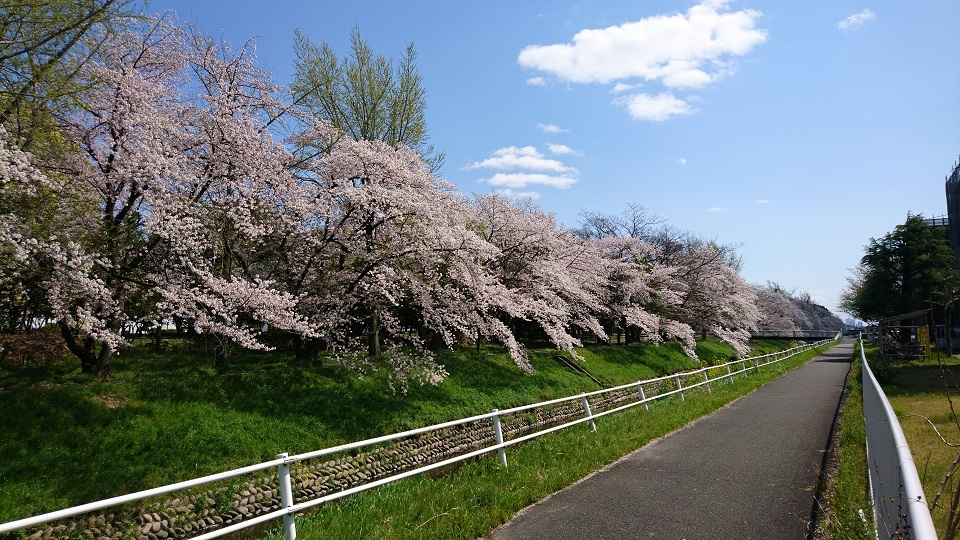
//> input picture imgProc/03/kadai1/sakura.jpg, 960 x 540 px
$ ./03_01_negaposi_k23023   (built with g++ and OpenCV 4)
//> lines starting //> are read from the running program, lines starting //| are printed output that depends on the picture
#include <iostream>
// OpenCV用のヘッダファイル
#include <opencv2/opencv.hpp>
//画像ファイル (サイズは小さめが良い)
#define FILE_NAME "./sakura.jpg"
#define WINDOW_NAME_INPUT "input"
#define WINDOW_NAME_OUTPUT "output"
#define COLOR_NUM (256)
int main(int argc, const char * argv[]) {
 int x, y;
 //画像の入力
 cv::Mat src_img; //画像の型と変数

 src_img = cv::imread(FILE_NAME); //画像の読み込み
//> src_img is the input picture: 540 rows x 960 cols, CV_8UC3; mean B, G, R 116.5, 116.8, 107.5
 if (src_img.empty()) { //入力失敗の場合
 fprintf(stderr, "読み込み失敗\n");
 return (-1);
 }

 cv::Mat gray_img = cv::Mat(src_img.size(), CV_8UC1);//グレースケール画像用のメモリを確保
 cv::Mat dst_img = cv::Mat(src_img.size(), CV_8UC1);//出力画像のメモリ確保

  for(y=0;y<src_img.rows;y++){//グレースケール変換

    for(x=0;x<src_img.cols;x++){

        cv::Vec3b s = src_img.at<cv::Vec3b>(y,x);

        s[0] = s[0];
        s[1] = s[1];
        s[2] = s[2];
        uchar val = 0.114 * s[0] //B
                  + 0.587 * s[1] // G
                  + 0.299 * s[2];// R
        gray_img.at<uchar>(y,x) = val;
    }

 }
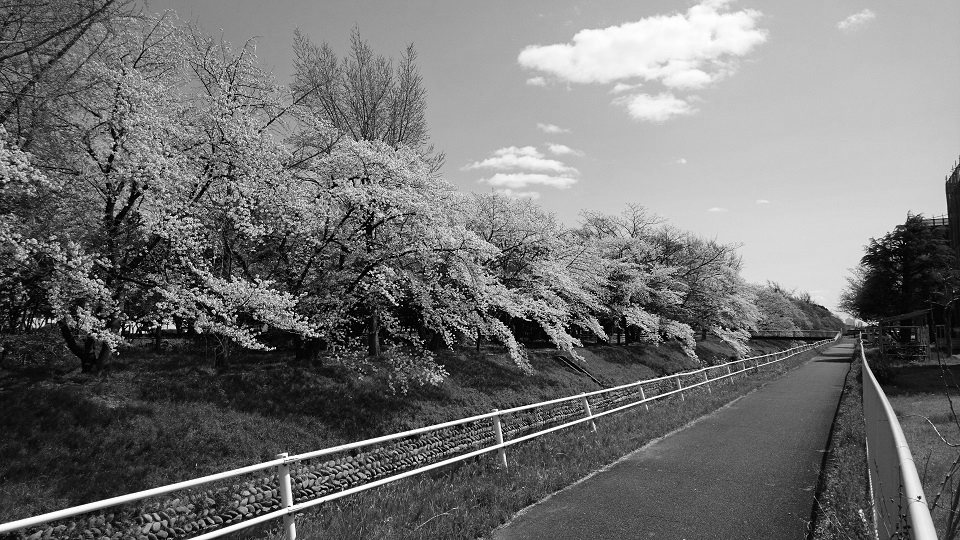
//> gray_img: 540 rows x 960 cols, CV_8UC1; min 0, max 255, mean 113.5


 uchar lut[COLOR_NUM];

 //ネガポジ変換ルックアップデーブルの生成
 for(int i=0;i<COLOR_NUM;i++){
    lut[i] = 255 - i;
 }


  for(y=0;y<dst_img.rows;y++){//縦

    for(x=0;x<dst_img.cols;x++){//横

        uchar s = gray_img.at<uchar>(y,x);
        dst_img.at<uchar>(y,x) = lut[s];
    }

 }
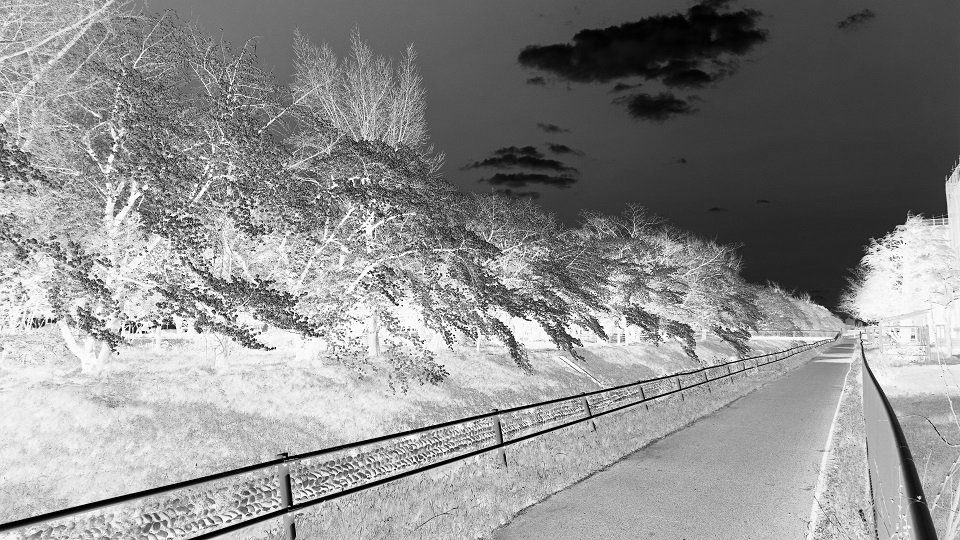
//> dst_img: 540 rows x 960 cols, CV_8UC1; min 0, max 255, mean 141.5


 cv::imshow(WINDOW_NAME_INPUT, src_img);
 cv::imshow(WINDOW_NAME_OUTPUT, dst_img);
 cv::waitKey();
 return 0;
}

$ run again, with imgProc/03/kadai1/03_01_negaposi_k23023.jpg copied over imgProc/03/kadai1/sakura.jpg
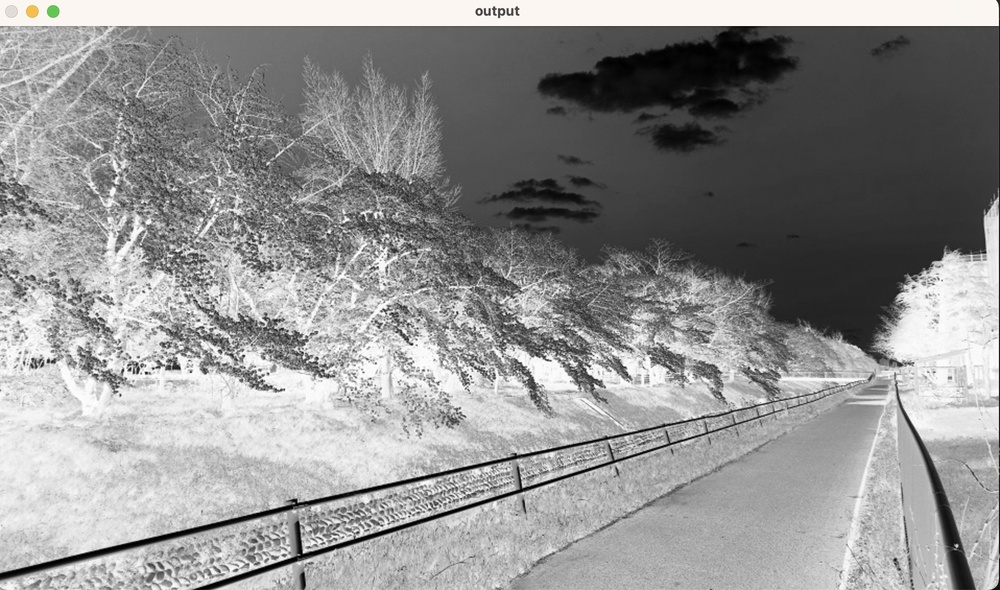
//> input picture imgProc/03/kadai1/03_01_negaposi_k23023.jpg, 1000 x 590 px, shrunk from 1916 x 1130 before the run
//> src_img is the input picture: 590 rows x 1000 cols, CV_8UC3; mean B, G, R 145.5, 145.8, 146
//> after the loop `for(y=0;y<dst_img.rows;y++)`:
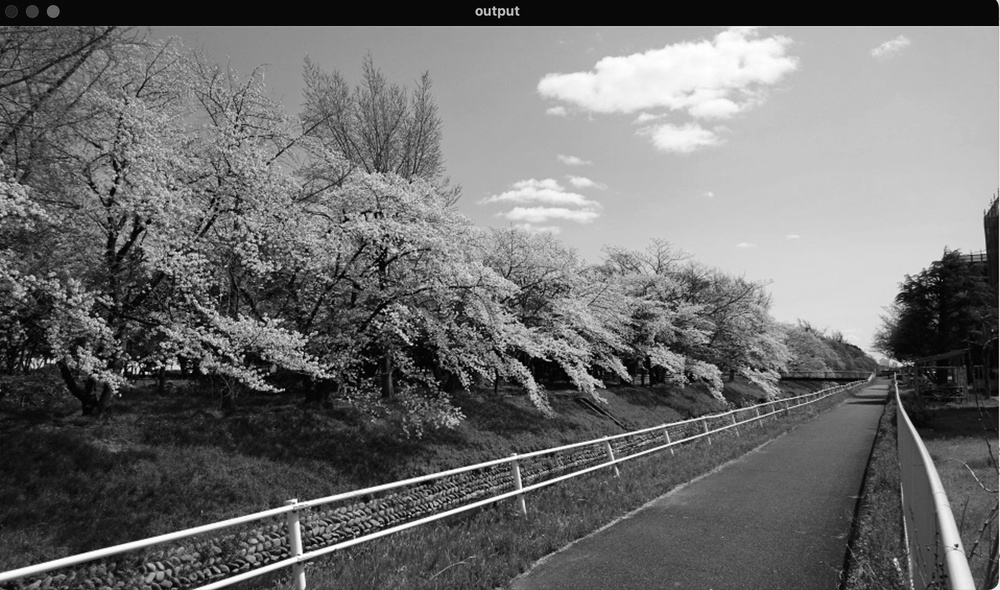
//> dst_img: 590 rows x 1000 cols, CV_8UC1; min 0, max 255, mean 109.3
